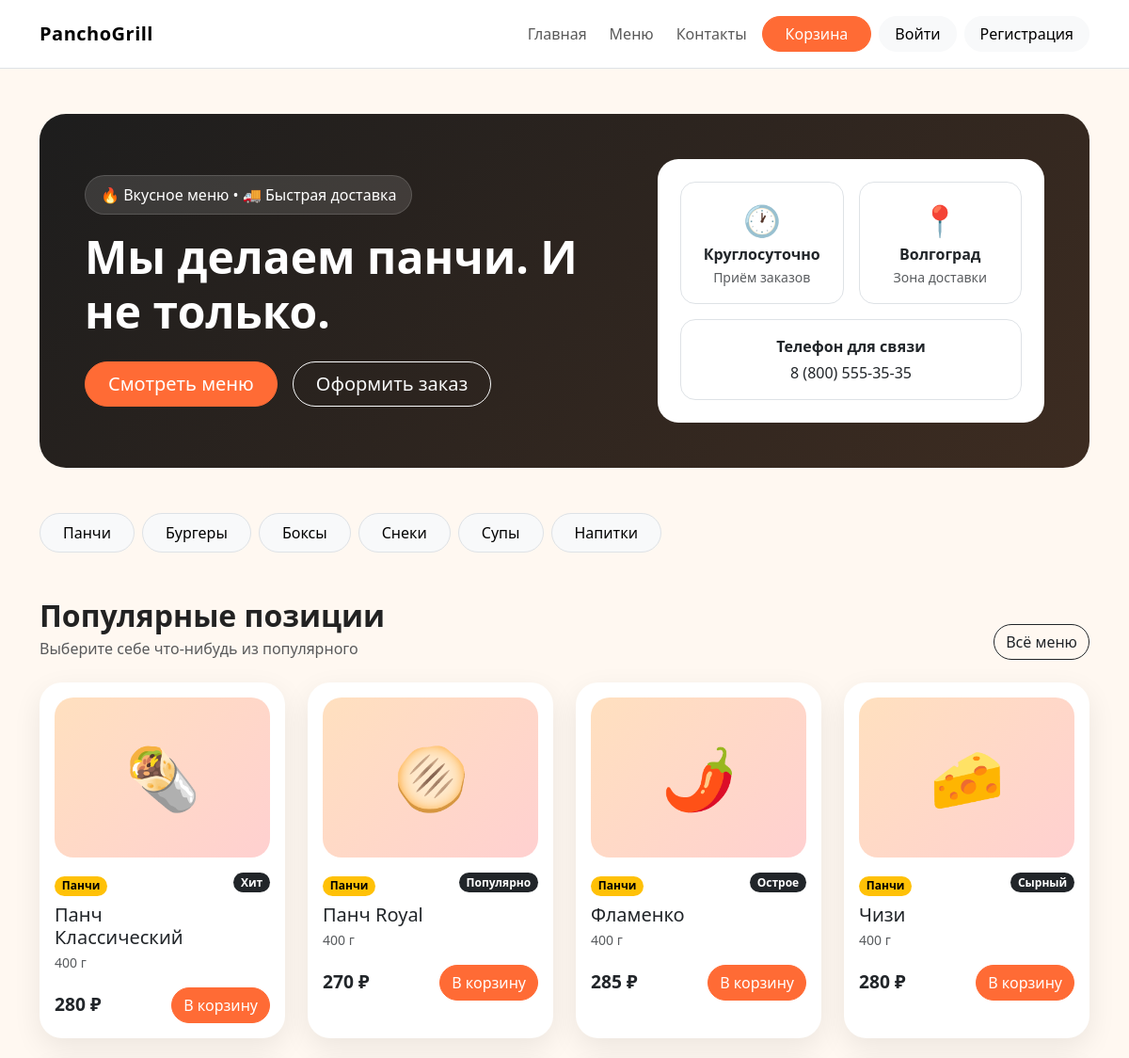
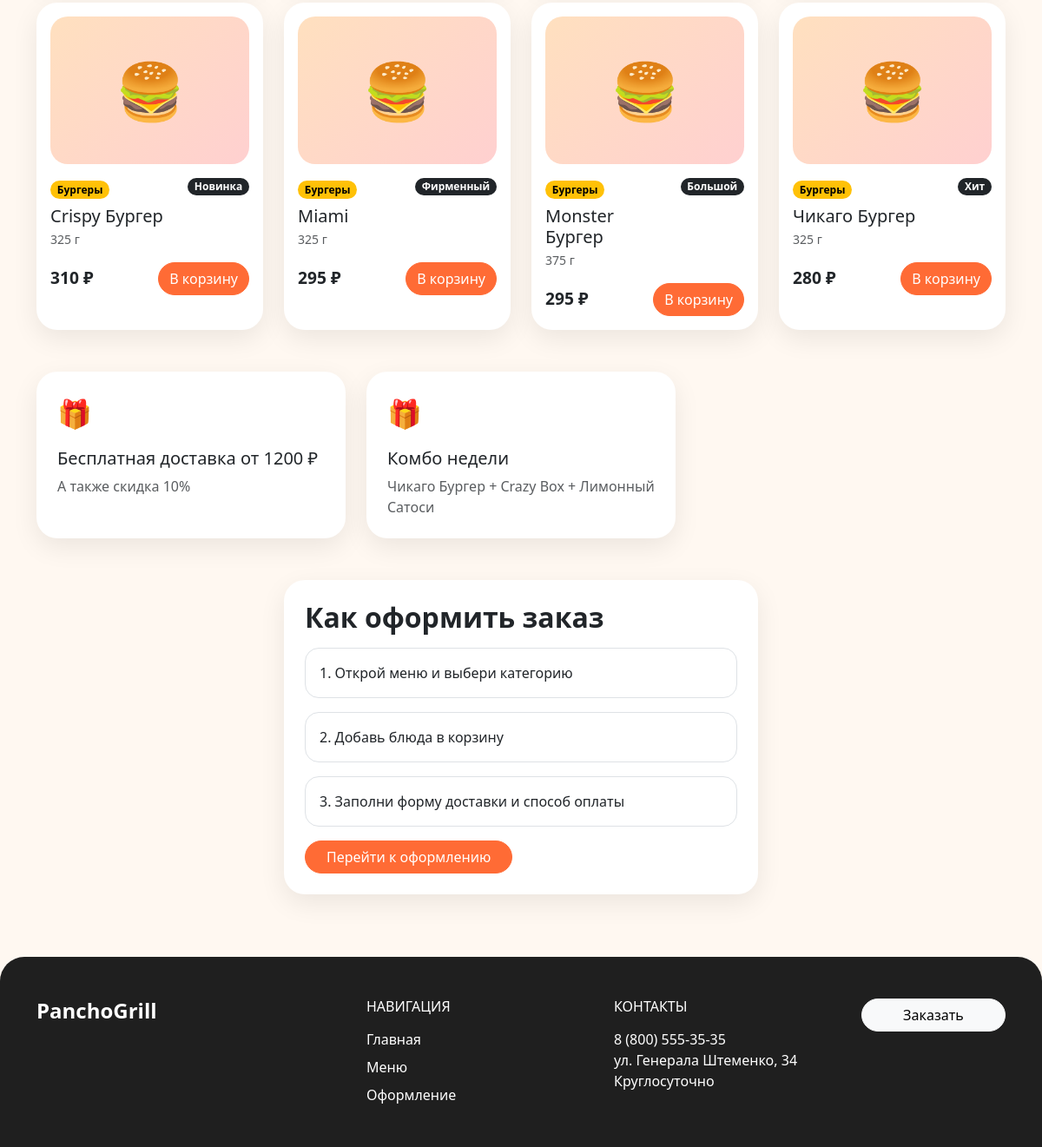
The page / on the database its author committed (2 pictures, top to bottom).
### main/models.py (models this page shows, shortened)
class ContactInfo(models.Model):
    city = models.CharField(max_length=100)
    schedule = models.CharField(max_length=100)
    phone = models.CharField(max_length=100)
    address = models.CharField(max_length=200)

class Category(models.Model):
    slug = models.SlugField(unique=True)
    title = models.CharField(max_length=100)
    description = models.TextField()
    class Meta:
        ordering = ["id"]
    def __str__(self):
        return self.title

class MenuItem(models.Model):
    category = models.ForeignKey(Category, related_name="menu_items", on_delete=models.CASCADE)
    name = models.CharField(max_length=120)
    price = models.PositiveIntegerField()
    weight = models.CharField(max_length=30)
    badge = models.CharField(max_length=50)
    image = models.CharField(max_length=20)
    class Meta:
        ordering = ["id"]

class Promo(models.Model):
    title = models.CharField(max_length=200)
    text = models.TextField()
    class Meta:
        ordering = ["id"]

### main/views.py (the view)
# urls.py: path("", views.home, name="home"),
def home(request):
    context = _build_context()
    context["page_title"] = "Главная"
    return render(request, "home.html", context)

### main/views.py (called while the page is built)
def _build_context():
    categories = Category.objects.prefetch_related("menu_items")
    contacts = ContactInfo.objects.first()
    featured_items = MenuItem.objects.select_related("category")[:8]
    promos = Promo.objects.all()
    cart_items = CartItem.objects.select_related("menu_item")
    return {
        "categories": categories,
        "promos": promos,
        "contacts": contacts,
        "featured_items": featured_items,
        "cart_items": cart_items,
    }

### main/templates/home.html (shortened to what this page needs)
{% extends 'base.html' %}
{% block content %}
<section class="container py-4 py-lg-5">
    <div class="hero p-4 p-lg-5">
        <div class="row align-items-center g-4">
            <div class="col-lg-7">
                <span class="hero-badge mb-3">🔥 Вкусное меню • 🚚 Быстрая доставка</span>
                <h1 class="display-5 fw-bold mb-3">Мы делаем панчи. И не только.</h1>
                <div class="d-flex flex-wrap gap-3">
                    <a href="{% url 'menu' %}" class="btn btn-brand btn-lg rounded-pill px-4">Смотреть меню</a>
                    <a href="{% url 'checkout' %}" class="btn btn-outline-light btn-lg rounded-pill px-4">Оформить заказ</a>
                </div>
            </div>
            <div class="col-lg-5">
                <div class="soft-block p-4 text-dark h-100">
                    <div class="row g-3 text-center">
                        <div class="col-6">
                            <div class="p-3 border rounded-4 h-100">
                                <div class="fs-2">🕐</div>
                                <div class="fw-bold">{{ contacts.schedule }}</div>
                                <small class="text-muted">Приём заказов</small>
                            </div>
                        </div>
                        <div class="col-6">
                            <div class="p-3 border rounded-4 h-100">
                                <div class="fs-2">📍</div>
                                <div class="fw-bold">{{ contacts.city }}</div>
                                <small class="text-muted">Зона доставки</small>
                            </div>
                        </div>
                        <div class="col-12">
                            <div class="p-3 border rounded-4">
                                <div class="fw-bold mb-1">Телефон для связи</div>
                                <div>{{ contacts.phone }}</div>
                            </div>
                        </div>
                    </div>
                </div>
            </div>
        </div>
    </div>
</section>
<section class="container pb-4">
    <div class="d-flex flex-wrap gap-2">
        {% for category in categories %}
            <a href="{% url 'menu' %}#{{ category.slug }}" class="btn btn-light border rounded-pill px-4 py-2">{{ category.title }}</a>
        {% endfor %}
    </div>
</section>
<section class="container py-4">
    <div class="d-flex justify-content-between align-items-end mb-4">
        <div>
            <h2 class="section-title mb-1">Популярные позиции</h2>
            <p class="text-muted mb-0">Выберите себе что-нибудь из популярного</p>
        </div>
        <a href="{% url 'menu' %}" class="btn btn-outline-dark rounded-pill">Всё меню</a>
    </div>
    <div class="row g-4">
        {% for item in featured_items %}
            <div class="col-sm-6 col-xl-3">
                <div class="card food-card h-100 p-3">
                    <div class="food-image mb-3">{{ item.image }}</div>
                    <div class="d-flex justify-content-between align-items-start gap-3">
                        <div>
                            <div class="badge text-bg-warning rounded-pill mb-2">{{ item.category }}</div>
                            <h5 class="mb-1">{{ item.name }}</h5>
                            <div class="text-muted small">{{ item.weight }}</div>
                        </div>
                        <span class="badge text-bg-dark rounded-pill">{{ item.badge }}</span>
                    </div>
                    <div class="mt-3 d-flex justify-content-between align-items-center">
                        <span class="price">{{ item.price }} ₽</span>
						<form method="post" action="{% url 'add_to_cart' item.id %}">
							<button type="submit" class="btn btn-brand rounded-pill">В корзину</button>
						</form>
                    </div>
                </div>
            </div>
        {% endfor %}
    </div>
</section>
<section class="container py-4">
    <div class="row g-4">
        {% for promo in promos %}
            <div class="col-md-4">
                <div class="card promo-card h-100 p-4 bg-white">
                    <div class="fs-2 mb-3">🎁</div>
                    <h5>{{ promo.title }}</h5>
                    <p class="text-muted mb-0">{{ promo.text }}</p>
                </div>
            </div>
        {% endfor %}
    </div>
</section>
<section class="container py-4">
    <div class="row g-4 justify-content-center">
        <div class="col-lg-6">
            <div class="card contact-card h-100 p-4 bg-white">
                <h2 class="section-title mb-3">Как оформить заказ</h2>
                <div class="row g-3">
                    <div class="col-12"><div class="p-3 rounded-4 border">1. Открой меню и выбери категорию</div></div>
                    <div class="col-12"><div class="p-3 rounded-4 border">2. Добавь блюда в корзину</div></div>
                    <div class="col-12"><div class="p-3 rounded-4 border">3. Заполни форму доставки и способ оплаты</div></div>
                    <div class="col-12"><a href="{% url 'checkout' %}" class="btn btn-brand rounded-pill px-4">Перейти к оформлению</a></div>
                </div>
            </div>
        </div>
    </div>
</section>
{% endblock %}

### main/templates/base.html (shortened to what this page needs)
{% load static %}
<!doctype html>
<html lang="ru">
    <head>
        <link href="https://cdn.jsdelivr.net/npm/bootstrap@5.3.3/dist/css/bootstrap.min.css" rel="stylesheet">
        <link href="{% static 'css/styles.css' %}" rel="stylesheet">
    </head>
    <body>
        <nav class="navbar navbar-expand-lg bg-white sticky-top border-bottom">
            <div class="container py-2">
                <a class="navbar-brand" href="{% url 'home' %}">PanchoGrill</a>
                <div class="collapse navbar-collapse" id="mainNav">
                    <ul class="navbar-nav ms-auto align-items-lg-center gap-lg-2">
                        <li class="nav-item"><a class="nav-link" href="{% url 'home' %}">Главная</a></li>
                        <li class="nav-item"><a class="nav-link" href="{% url 'menu' %}">Меню</a></li>
                        <li class="nav-item"><a class="nav-link" href="{% url 'contacts' %}">Контакты</a></li>
                        <li class="nav-item"><a class="btn btn-brand rounded-pill px-4" href="{% url 'cart' %}">Корзина</a></li>
                        {% if user.is_authenticated %}
                        <li class="nav-item"><span class="nav-link text-black">Привет, {{ user.first_name }}!</span></li>
                        <li class="nav-item">
                            <form method="post" action="{% url 'logout' %}" class="d-inline">
                                {% csrf_token %}
                                <button type="submit" class="btn btn-light rounded-pill px-3">Выйти</button>
                            </form>
                        </li>
                        {% else %}
                            <li class="nav-item"><a class="btn btn-light rounded-pill px-3" href="{% url 'login' %}">Войти</a></li>
                            <li class="nav-item"><a class="btn btn-light rounded-pill px-3" href="{% url 'register' %}">Регистрация</a></li>
                        {% endif %}
                    </ul>
                </div>
            </div>
        </nav>
        <main>
            {% block content %}{% endblock %}
        </main>
        <footer class="footer mt-5 py-5">
            <div class="container">
                <div class="row g-4 align-items-start">
                    <div class="col-lg-4">
                        <h4 class="fw-bold mb-3">PanchoGrill</h4>
                    </div>
                    <div class="col-md-4 col-lg-3">
                        <h6 class="text-uppercase mb-3">Навигация</h6>
                        <div class="d-flex flex-column gap-2">
                            <a class="text-white text-decoration-none" href="{% url 'home' %}">Главная</a>
                            <a class="text-white text-decoration-none" href="{% url 'menu' %}">Меню</a>
                            <a class="text-white text-decoration-none" href="{% url 'checkout' %}">Оформление</a>
                        </div>
                    </div>
                    <div class="col-md-4 col-lg-3">
                        <h6 class="text-uppercase mb-3">Контакты</h6>
                        <div>{{ contacts.phone }}</div>
                        <div>{{ contacts.address }}</div>
                        <div>{{ contacts.schedule }}</div>
                    </div>
                    <div class="col-md-4 col-lg-2">
                        <a href="{% url 'checkout' %}" class="btn btn-light rounded-pill w-100">Заказать</a>
                    </div>
                </div>
            </div>
        </footer>
    </body>
</html>

### main/static/css/styles.css (style rules this page uses)
html, body { height: 100%; }
body { min-height: 100vh; display: flex; flex-direction: column; background: #fff8f1; color: #222; }
main { flex: 1; }
.navbar-brand { font-weight: 800; letter-spacing: .5px; }
.hero { background: linear-gradient(135deg, #1d1d1d 0%, #3d2c21 100%); color: #fff; border-radius: 28px; overflow: hidden; }
.hero-badge, .category-pill { background: rgba(255,255,255,.12); border: 1px solid rgba(255,255,255,.15); border-radius: 999px; padding: .5rem 1rem; display: inline-flex; align-items: center; gap: .5rem; }
.food-card, .promo-card, .contact-card, .checkout-card, .cart-card, .category-card { border: 0; border-radius: 24px; box-shadow: 0 10px 30px rgba(0,0,0,.08); }
.food-image { height: 170px; display: flex; align-items: center; justify-content: center; font-size: 4rem; border-radius: 20px; background: linear-gradient(135deg, #ffe0bf, #ffd0d0); }
.section-title { font-weight: 800; }
.price { font-weight: 800; font-size: 1.2rem; }
.footer { background: #1f1f1f; color: #fff; border-radius: 28px 28px 0 0; }
.btn-brand { background: #ff6b35; border-color: #ff6b35; color: #fff; }
.soft-block { background: #fff; border-radius: 22px; }

### rows shown on the page
ContactInfo: schedule "Круглосуточно", city "Волгоград", phone "8 (800) 555-35-35", address "ул. Генерала Штеменко, 34"
Category: title "Панчи"
Category: title "Бургеры"
Category: title "Боксы"
Category: title "Снеки"
Category: title "Супы"
Category: title "Напитки"
MenuItem: image "🌯", category "Панчи", name "Панч Классический", weight "400 г", badge "Хит", price "280"
MenuItem: image "🫓", category "Панчи", name "Панч Royal", weight "400 г", badge "Популярно", price "270"
MenuItem: image "🌶️", category "Панчи", name "Фламенко", weight "400 г", badge "Острое", price "285"
MenuItem: image "🧀", category "Панчи", name "Чизи", weight "400 г", badge "Сырный", price "280"
MenuItem: image "🍔", category "Бургеры", name "Crispy Бургер", weight "325 г", badge "Новинка", price "310"
MenuItem: image "🍔", category "Бургеры", name "Miami", weight "325 г", badge "Фирменный", price "295"
MenuItem: image "🍔", category "Бургеры", name "Monster Бургер", weight "375 г", badge "Большой", price "295"
MenuItem: image "🍔", category "Бургеры", name "Чикаго Бургер", weight "325 г", badge "Хит", price "280"
Promo: title "Бесплатная доставка от 1200 ₽", text "А также скидка 10%"
Promo: title "Комбо недели", text "Чикаго Бургер + Crazy Box + Лимонный Сатоси"
